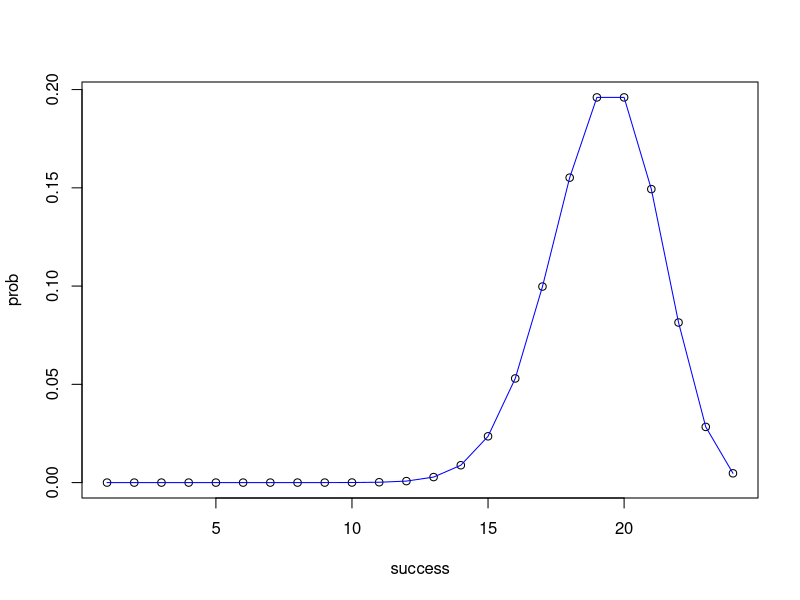
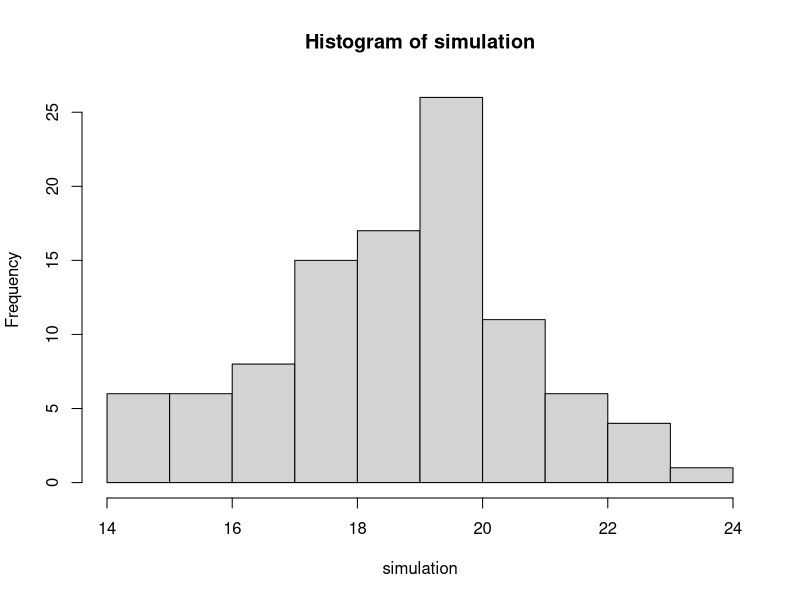

R code for these plots, in order:
?rbinom

sample_size = 24

# success from 1 to 24
success = 1:24

prob = dbinom(success,sample_size,prob = 0.8)

data.frame(success, round(prob,3) )

plot(success,prob)
lines(success,prob,col="blue")

simulation_trail = 100
simulation = rbinom(simulation_trail,sample_size,prob = 0.8)
hist(simulation)
 